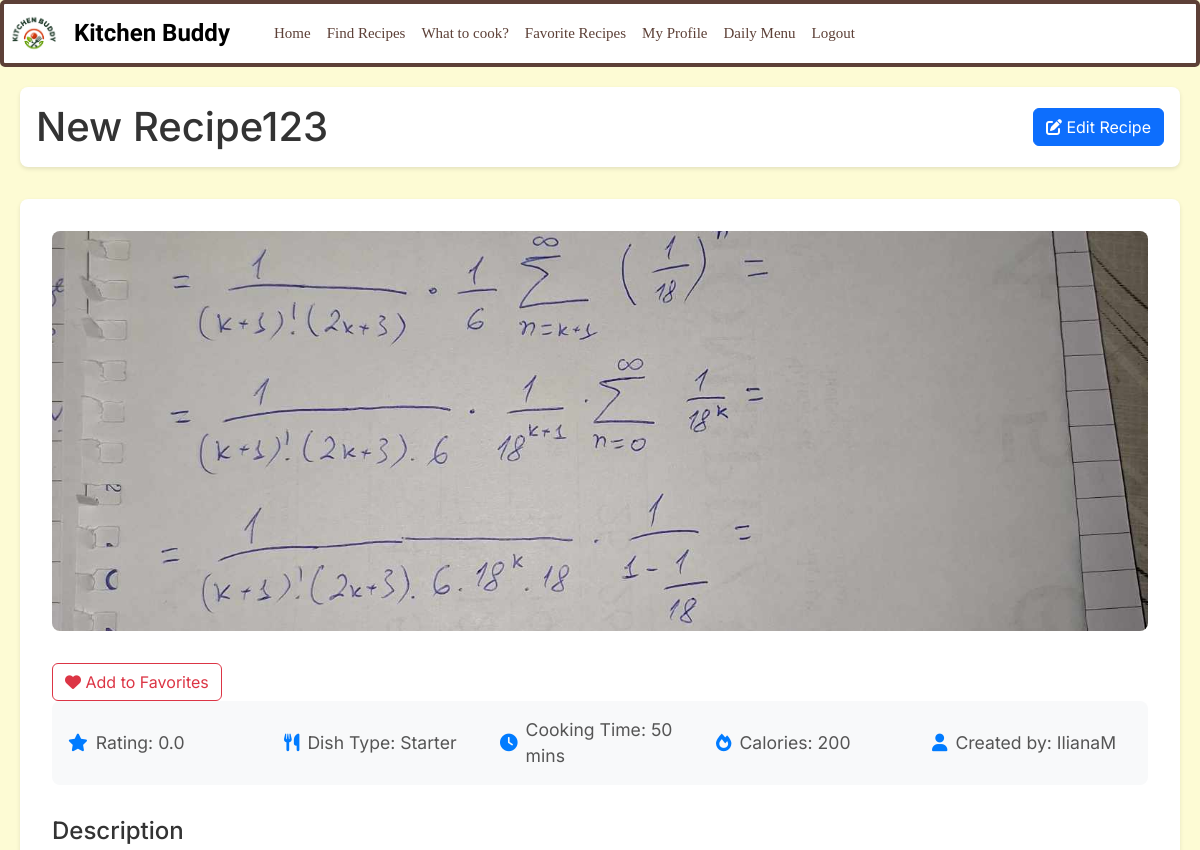
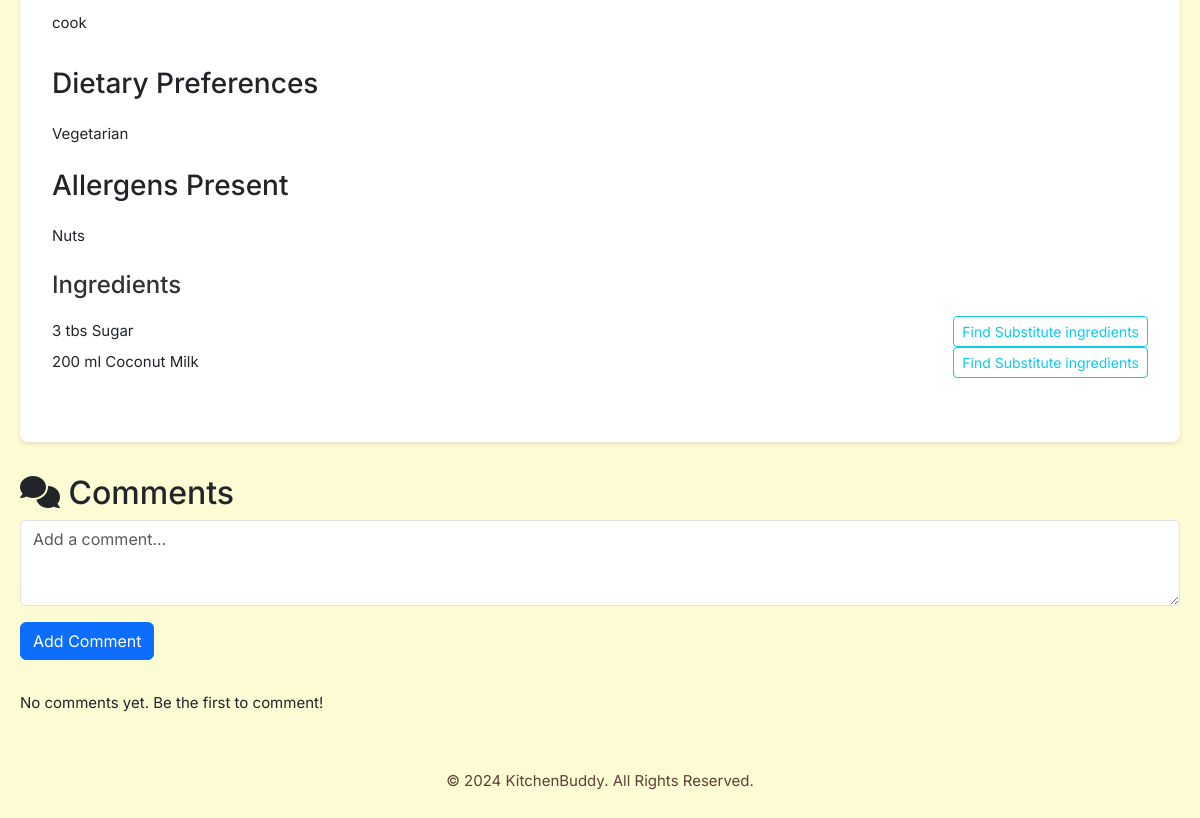
/recipes/18/ (signed in), run on an earlier commit of the app's database (2 pictures, top to bottom).
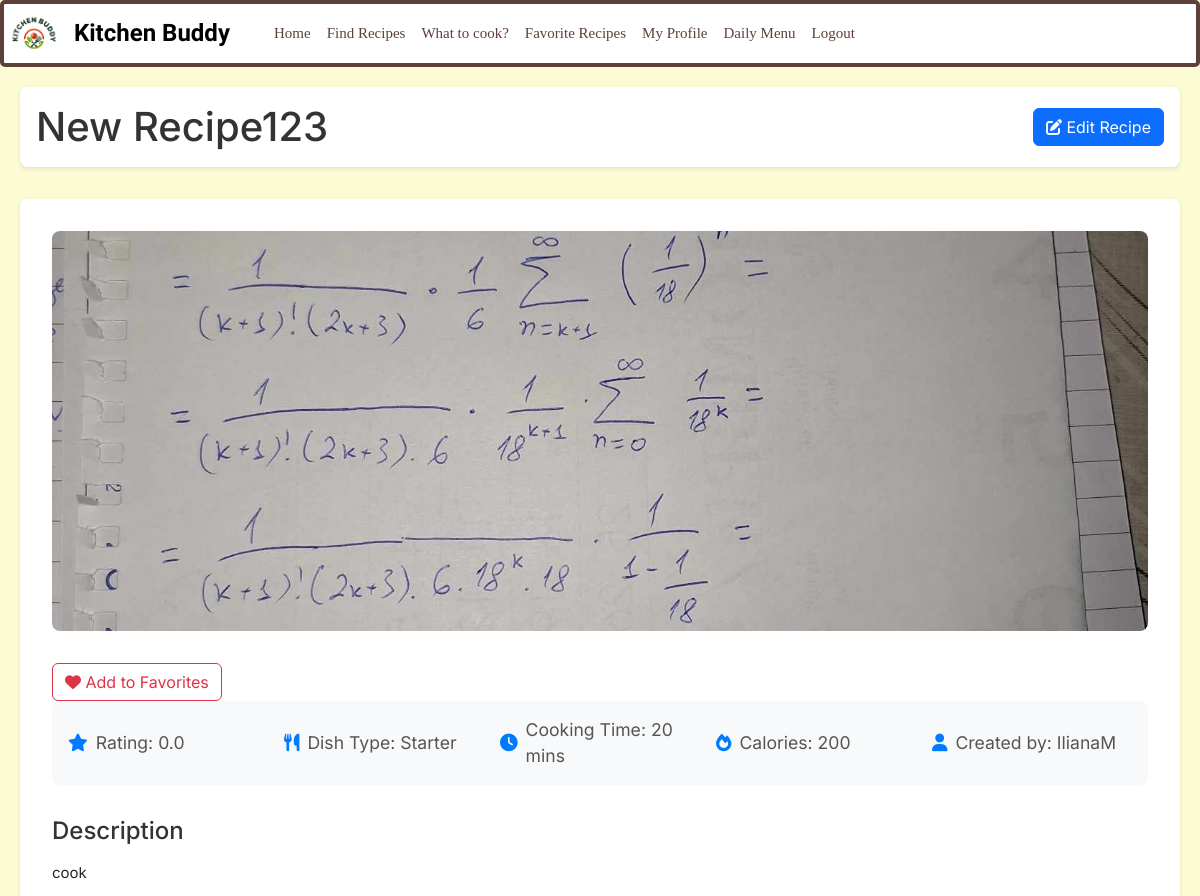
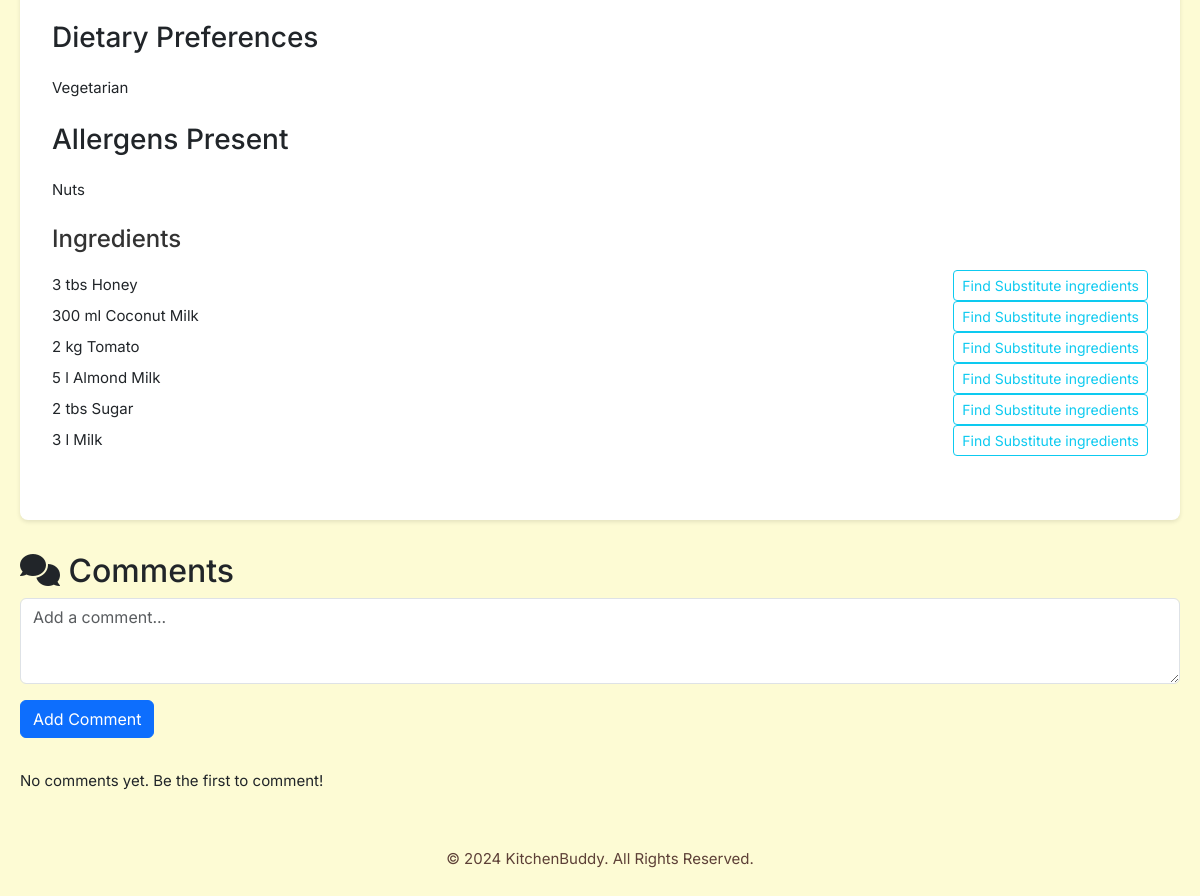
And on a later commit of the database (2 pictures, top to bottom).
### recipe/models.py (models this page shows, shortened)
class Recipe(models.Model):
    user = models.ForeignKey(User, on_delete=models.CASCADE, related_name="recipe")
    title = models.CharField(max_length=150)
    ingredients = models.ManyToManyField(Ingredient, through='IngredientsDetails', related_name='recipe_ingredient')
    description = models.TextField()
    cooking_time = models.PositiveIntegerField(validators=[MinValueValidator(1)], null=True, blank=True)
    calories = models.PositiveIntegerField(validators=[MinValueValidator(1), MaxValueValidator(2000)], null=True, blank=True)
    image = models.ImageField(upload_to='recipes/', null=True, blank=True)
    dish_type = models.CharField(max_length=10, choices=DISH_TYPE, default='main', null=False)
    favourite = models.ManyToManyField(User, related_name='favourite_recipe', blank=True)
    average_rating = models.DecimalField(max_digits=3, decimal_places=2, default=0)
    ratings_count = models.PositiveBigIntegerField(default=0)
    diet = models.ManyToManyField(Diet, related_name='recipe_diet', blank=True)
    allergies = models.ManyToManyField(Allergy, related_name='recipe_allergies', blank=True)
    class Meta:
        ordering = ['title']
        unique_together = ['title', 'image']

class IngredientsDetails(models.Model):
    recipe = models.ForeignKey(Recipe, on_delete=models.CASCADE)
    ingredient = models.ForeignKey(Ingredient, on_delete=models.CASCADE)
    quantity = models.PositiveBigIntegerField()
    amount = models.CharField(max_length=10) #mg, ml , etc
    class Meta:
        unique_together = ['recipe', 'ingredient']

### foodPreference/models.py (models this page shows, shortened)
class Diet(models.Model):
    name = models.CharField(max_length=20, unique=True)

class Allergy(models.Model):
    name=models.CharField(max_length=20, unique=True)

### ingredients/models.py (models this page shows, shortened)
class Ingredient(models.Model):
    INGREDIENT_CATEGORY = [('fruits', 'Fruits'), ('vegetables', 'Vegetables'), ('dairy', 'Dairy'),
                           ('meat', 'Meat'), ('grains', 'Grains'), ('spices', 'Spieces'),
                           ('fish', 'Fish'), ('nuts', 'Nuts'), ('other', 'Other')]
    name = models.CharField(max_length=50, unique=True)
    category = models.CharField(max_length=20, choices=INGREDIENT_CATEGORY)
    class Meta:
        ordering = ['category', 'name']

### recipe/views.py (the view)
# urls.py: path('<int:recipe_id>/', views.recipe_details, name='recipe_details'),
@login_required
def recipe_details(request, recipe_id):
    recipe = get_object_or_404(Recipe, id=recipe_id)
    ingredients = IngredientsDetails.objects.filter(recipe=recipe)
    comments = recipe.comment.all()
    is_favourite_recipe = recipe.favourite.filter(id=request.user.id).exists()
    context = {
        'recipe': recipe,
        'ingredients': ingredients,
        'comments': comments,
        'is_favourite_recipe': is_favourite_recipe
    }
    return render(request, 'recipe/recipe_details.html', context)

### recipe/templates/recipe/recipe_details.html (shortened to what the changed rows need)
{% extends "base.html" %}
{% load static %}
{% block content %}
<link rel="stylesheet" type="text/css" href="{% static 'recipe/recipe_details.css' %}" />
<div class="recipe-header">
    <h1 class="recipe-title">{{ recipe.title }}</h1>
    {% if request.user == recipe.user %}
    <a href="{% url 'recipe_update' recipe_id=recipe.id %}" class="btn btn-primary edit-recipe-btn">
        <i class="fas fa-edit"></i> Edit Recipe
    </a>
    {% endif %}
</div>
<div class="recipe-sections">
    <section class="recipe-section">
        <div class="recipe-content">
            {% if recipe.image %}
                <div class="recipe-main-image">
                    <img src="{{ recipe.image.url }}" alt="{{ recipe.title }}">
                </div>
            {% endif %}
            <div class="recipe-stats">
                <div class="stat-item">
                    <i class="fas fa-star"></i>
                    <span>Rating: {{ recipe.average_rating|floatformat:1 }}</span>
                </div>
                <div class="stat-item">
                    <i class="fas fa-clock"></i>
                    <span>Cooking Time: {{ recipe.cooking_time }} mins</span>
                </div>
                <div class="stat-item">
                    <i class="fas fa-fire"></i>
                    <span>Calories: {{ recipe.calories }}</span>
                </div>
                <div class="stat-item">
                    <i class="fas fa-user"></i>
                    <span>Created by: {{ recipe.user.username }}</span>
                </div>
            </div>
            <div class="recipe-description">
                <h3>Description</h3>
                <p>{{ recipe.description }}</p>
            </div>
            <div class="recipe-diets">
                <ul class="ingredients-list">
                    {% for diet in recipe.diet.all %}
                        <li class="ingredient-item">
                            {{ diet.name }}
                        </li>
                    {% empty %}
                        <li>No dietary preferences listed</li>
                    {% endfor %}
                </ul>
            </div>
            <div class="recipe-allergens">
                <ul class="ingredients-list">
                    {% for allergen in recipe.allergies.all %}
                        <li class="ingredient-item">
                            {{ allergen.name }}
                        </li>
                    {% empty %}
                        <li>No allergens listed</li>
                    {% endfor %}
                </ul>
            </div>
            <div class="recipe-ingredients">
                <ul class="ingredients-list">
                    {% for ingredient in ingredients %}
                    <li class="list-group-item d-flex justify-content-between align-items-center">
                        <span>{{ ingredient.quantity }} {{ ingredient.amount }} {{ ingredient.ingredient.name }}</span>
                        <a href="{% url 'show_substitutes' ingredient.ingredient.id recipe.id %}"
                            class="btn btn-outline-info btn-sm">
                            Find Substitute ingredients
                        </a>
                    </li>
                    {% empty %}
                        <li>No ingredients listed</li>
                    {% endfor %}
                </ul>
            </div>
        </div>
    </section>
    <section class="recipe-section">
        <h2 class="section-title">
            <i class="fas fa-comments"></i>
            Comments
        </h2>
    </section>
</div>
{% endblock %}

What changed in the data, as far as the page shows it:
changed Recipe "New Recipe123": cooking_time "50" → "20"
changed IngredientsDetails: ingredient.name "Sugar" → "Honey"
changed IngredientsDetails "ml": quantity "200" → "300"
added IngredientsDetails: quantity "2", amount "kg", ingredient.name "Tomato"
added IngredientsDetails: quantity "5", amount "l", ingredient.name "Almond Milk"
added IngredientsDetails: quantity "2", amount "tbs", ingredient.name "Sugar"
added IngredientsDetails: quantity "3", amount "l", ingredient.name "Milk"
